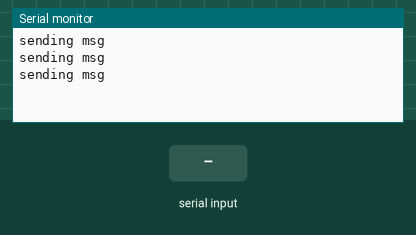
Simulated run of this sketch. Board: Arduino Uno, built with avr-gcc and run on an emulated ATmega328P. Shown: the last lines printed to the serial monitor. The inputs (shaded band) are chosen by the test bench.

Above: at 3.2 s.
3.3 s: "1\n" received over the second serial link
At 3.9 s:
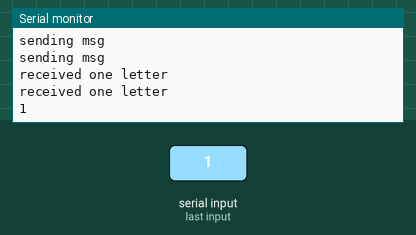
4.8 s: "0\n" received over the second serial link
At 4.97 s:
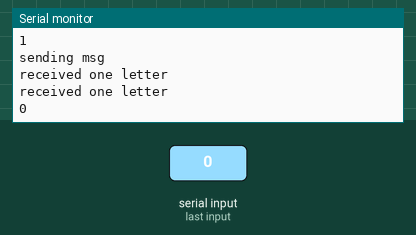
6.3 s: "2\n" received over the second serial link
At 6.9 s:
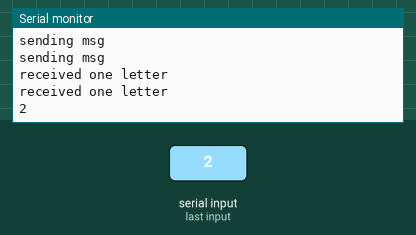

The sketch:

orb.ino
```cpp
#include "cabin.h"

Cabin cabin;

void setup() {
  // put your setup code here, to run once:
  Serial.begin(115200);
  cabin.setup();
  delay(2000);
}


char msg[5] = "orbs\n";
char buf[256];
unsigned long prevTime = 0;
void loop() {
  // put your main code here, to run repeatedly:
  unsigned long currTime = millis() / 1000;
  cabin.receiveMessage();

  if(cabin.messageReady()) {
    cabin.copyAndClearMessage(buf);
    Serial.println(buf);
  }

  if(currTime != prevTime){
    prevTime = currTime;
    cabin.sendMessage(msg);
    Serial.println("sending msg");
  }

  delay(10);
}
```

cabin.cpp
```cpp
#include "cabin.h"

void Cabin::setup() {
  BTSerial.begin(38400); // HC-05 default speed in AT command mode is 38400
}

void Cabin::sendMessage(char *msg) {
    BTSerial.write(msg, strlen(msg));
}

// Clears the buffer everytime it is being called.
void Cabin::receiveMessage() {
  if(BTSerial.available() && !msgReady) {
    Serial.println("received one letter");
    bufIn[inWriter] = BTSerial.read();
    if(bufIn[inWriter] == '\n') {
      bufIn[inWriter] = 0;
      inWriter = 0;
      msgReady = true;
    }
    else {
      inWriter++;
    }
  }
}

void Cabin::copyAndClearMessage(char *buffer) {
  strcpy(buffer, bufIn);
  msgReady = false;
}

bool Cabin::messageReady(){
  return msgReady;
}
```

cabin.h
```cpp
#ifndef cabinClass_h
#define cabinClass_h
#include "Arduino.h"
#include <SoftwareSerial.h>
#include <string.h>

class Cabin {
    public:
    void setup();
    void sendMessage(char *msg);
    void receiveMessage();
    bool messageReady();
    void copyAndClearMessage(char *buffer);

  private:
    const int RXPIN = 10;
    const int TXPIN = 11;
    char bufIn[15];
    char bufOut[15];
    SoftwareSerial BTSerial{TXPIN, RXPIN}; // RX | TX
    int inWriter = 0;
    int outWriter = 0;
    bool msgReady = false;
};
#endif
```

Measured:
- after the input at 3.3 s, the serial monitor: prints a new line at once (image 1)
- after the input at 4.8 s, the serial monitor: prints a new line at once (image 2)
- after the input at 6.3 s, the serial monitor: prints a new line at once (image 3)
